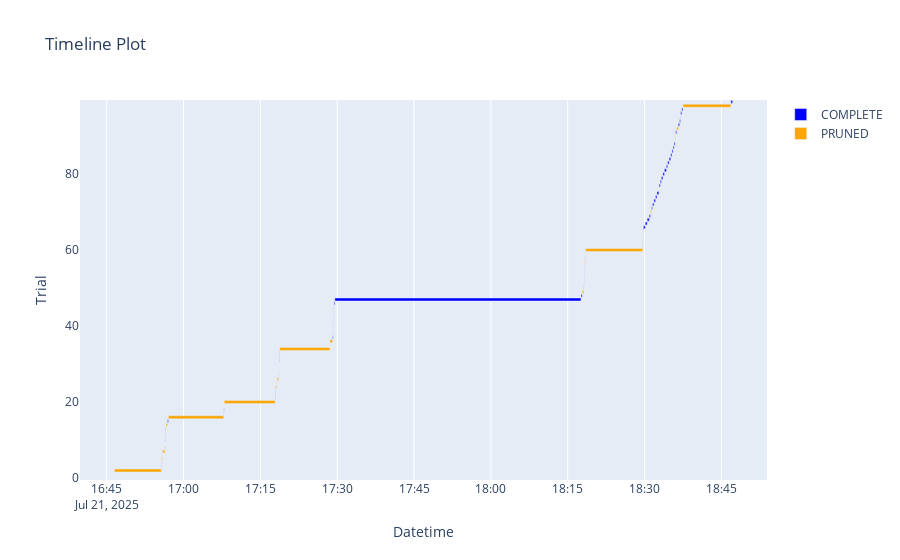

The cell this chart's notebook holds for it:
### Markdown cell above
Clustered shows off as the most important feature, with 96% of contribution.

### Code cell
plot_timeline(study_glm_bayesian)

### Figure 1 — Plotly figure (JSON) as saved in the notebook; plotly's stock layout.template omitted (floating-point values rounded to 4 significant figures)
{"data": [{"base": ["2025-07-21T16:55:39.872631", "2025-07-21T16:55:42.360383", "2025-07-21T16:56:24.491413", "2025-07-21T16:56:27.137151", "2025-07-21T16:56:29.319922", "2025-07-21T16:56:30.744324", "2025-07-21T16:56:51.517083", "2025-07-21T17:07:50.321666", "2025-07-21T17:07:52.054346", "2025-07-21T17:17:51.897369", "2025-07-21T17:17:54.703729", "2025-07-21T17:17:57.307461", "2025-07-21T17:18:31.966800", "2025-07-21T17:18:37.939511", "2025-07-21T17:18:40.727062", "2025-07-21T17:18:43.173731", "2025-07-21T17:29:04.990656", "2025-07-21T17:29:12.483081", "2025-07-21T17:29:13.972743", "2025-07-21T17:29:15.410188", "2025-07-21T17:29:16.924077", "2025-07-21T17:29:18.349986", "2025-07-21T17:29:19.559909", "2025-07-21T17:29:20.716749", "2025-07-21T17:29:21.888097", "2025-07-21T17:29:31.877116", "2025-07-21T18:17:35.905328", "2025-07-21T18:18:08.250545", "2025-07-21T18:18:10.117831", "2025-07-21T18:18:11.636657", "2025-07-21T18:18:12.925070", "2025-07-21T18:18:14.474123", "2025-07-21T18:18:16.007557", "2025-07-21T18:18:17.738627", "2025-07-21T18:18:26.867635", "2025-07-21T18:29:39.783254", "2025-07-21T18:29:41.140483", "2025-07-21T18:29:42.281214", "2025-07-21T18:29:43.583655", "2025-07-21T18:29:45.511994", "2025-07-21T18:29:47.151449", "2025-07-21T18:30:08.059090", "2025-07-21T18:30:30.860846", "2025-07-21T18:30:55.308804", "2025-07-21T18:31:23.226486", "2025-07-21T18:31:33.446080", "2025-07-21T18:31:49.958816", "2025-07-21T18:32:08.330676", "2025-07-21T18:32:25.522879", "2025-07-21T18:32:50.730260", "2025-07-21T18:33:04.005893", "2025-07-21T18:33:17.409852", "2025-07-21T18:33:35.448745", "2025-07-21T18:33:53.039158", "2025-07-21T18:34:16.130561", "2025-07-21T18:34:30.853538", "2025-07-21T18:34:48.193575", "2025-07-21T18:35:07.224366", "2025-07-21T18:35:21.067786", "2025-07-21T18:35:34.057771", "2025-07-21T18:35:46.286068", "2025-07-21T18:36:04.633513", "2025-07-21T18:36:34.887690", "2025-07-21T18:36:50.797132", "2025-07-21T18:37:02.009194", "2025-07-21T18:37:03.826069", "2025-07-21T18:37:16.132176", "2025-07-21T18:46:51.891613"], "hovertemplate": "%{text}<extra>COMPLETE</extra>", "marker": {"color": "blue"}, "name": "COMPLETE", "orientation": "h", "text": ["{<br>  \"number\": 3,<br>  \"values\": [<br>    14.61032851722954<br>  ],<br>  \"params\": {<br>    \"clusterer\": \"kmeans\",<br>    \"n_clusters\": 3,<br>    \"distribution\": \"gaussian\",<br>    \"link_gaussian\": \"log\"<br>  }<br>}", "{<br>  \"number\": 4,<br>  \"values\": [<br>    14.059412976865264<br>  ],<br>  \"params\": {<br>    \"clusterer\": \"kmeans\",<br>    \"n_clusters\": 8,<br>    \"distribution\": \"gaussian\",<br>    \"link_gaussian\": \"identity\"<br>  }<br>}", "{<br>  \"number\": 10,<br>  \"values\": [<br>    390830.16924616584<br>  ],<br>  \"params\": {<br>    \"clusterer\": \"kmeans\",<br>    \"n_clusters\": 25,<br>    \"distribution\": \"gaussian\",<br>    \"link_gaussian\": \"identity\"<br>  }<br>}", "{<br>  \"number\": 11,<br>  \"values\": [<br>    14.67944990307638<br>  ],<br>  \"params\": {<br>    \"clusterer\": \"kmeans\",<br>    \"n_clusters\": 2,<br>    \"distribution\": \"gaussian\",<br>    \"link_gaussian\": \"log\"<br>  }<br>}", "{<br>  \"number\": 12,<br>  \"values\": [<br>    1750.310257636515<br>  ],<br>  \"params\": {<br>    \"clusterer\": \"kmeans\",<br>    \"n_clusters\": 10,<br>    \"distribution\": \"gaussian\",<br>    \"link_gaussian\": \"identity\"<br>  }<br>}", "{<br>  \"number\": 13,<br>  \"values\": [<br>    15.745955909457695<br>  ],<br>  \"params\": {<br>    \"clusterer\": \"kmeans\",<br>    \"n_clusters\": 1,<br>    \"distribution\": \"gaussian\",<br>    \"link_gaussian\": \"log\"<br>  }<br>}", "{<br>  \"number\": 15,<br>  \"values\": [<br>    571662.0508434682<br>  ],<br>  \"params\": {<br>    \"clusterer\": \"birch\",<br>    \"n_clusters_birch\": 30,<br>    \"branching_factor\": 59,<br>    \"threshold\": 0.9470673520653783,<br>    \"distribution\": \"gaussian\",<br>    \"link_gaussian\": \"identity\"<br>  }<br>}", "{<br>  \"number\": 17,<br>  \"values\": [<br>    351036.72663670353<br>  ],<br>  \"params\": {<br>    \"clusterer\": \"kmeans\",<br>    \"n_clusters\": 14,<br>    \"distribution\": \"gaussian\",<br>    \"link_gaussian\": \"identity\"<br>  }<br>}", "{<br>  \"number\": 18,<br>  \"values\": [<br>    328.95209510665865<br>  ],<br>  \"params\": {<br>    \"clusterer\": \"kmeans\",<br>    \"n_clusters\": 6,<br>    \"distribution\": \"gaussian\",<br>    \"link_gaussian\": \"log\"<br>  }<br>}", "{<br>  \"number\": 21,<br>  \"values\": [<br>    15.745955909457695<br>  ],<br>  \"params\": {<br>    \"clusterer\": \"kmeans\",<br>    \"n_clusters\": 1,<br>    \"distribution\": \"gaussian\",<br>    \"link_gaussian\": \"log\"<br>  }<br>}", "{<br>  \"number\": 22,<br>  \"values\": [<br>    14.601927185816628<br>  ],<br>  \"params\": {<br>    \"clusterer\": \"kmeans\",<br>    \"n_clusters\": 4,<br>    \"distribution\": \"gaussian\",<br>    \"link_gaussian\": \"log\"<br>  }<br>}", "{<br>  \"number\": 23,<br>  \"values\": [<br>    328.95209510665865<br>  ],<br>  \"params\": {<br>    \"clusterer\": \"kmeans\",<br>    \"n_clusters\": 6,<br>    \"distribution\": \"gaussian\",<br>    \"link_gaussian\": \"log\"<br>  }<br>}", "{<br>  \"number\": 27,<br>  \"values\": [<br>    249.65385966616978<br>  ],<br>  \"params\": {<br>    \"clusterer\": \"kmeans\",<br>    \"n_clusters\": 5,<br>    \"distribution\": \"gaussian\",<br>    \"link_gaussian\": \"log\"<br>  }<br>}", "{<br>  \"number\": 31,<br>  \"values\": [<br>    15.745955909457695<br>  ],<br>  \"params\": {<br>    \"clusterer\": \"kmeans\",<br>    \"n_clusters\": 1,<br>    \"distribution\": \"gaussian\",<br>    \"link_gaussian\": \"log\"<br>  }<br>}", "{<br>  \"number\": 32,<br>  \"values\": [<br>    14.601927185816628<br>  ],<br>  \"params\": {<br>    \"clusterer\": \"kmeans\",<br>    \"n_clusters\": 4,<br>    \"distribution\": \"gaussian\",<br>    \"link_gaussian\": \"log\"<br>  }<br>}", "{<br>  \"number\": 33,<br>  \"values\": [<br>    249.65385966616978<br>  ],<br>  \"params\": {<br>    \"clusterer\": \"kmeans\",<br>    \"n_clusters\": 5,<br>    \"distribution\": \"gaussian\",<br>    \"link_gaussian\": \"log\"<br>  }<br>}", "{<br>  \"number\": 37,<br>  \"values\": [<br>    20.221999986045095<br>  ],<br>  \"params\": {<br>    \"clusterer\": \"bisecting_kmeans\",<br>    \"n_clusters_bkmeans\": 2,<br>    \"bisecting_strategy\": \"biggest_inertia\",<br>    \"distribution\": \"gamma\"<br>  }<br>}", "{<br>  \"number\": 38,<br>  \"values\": [<br>    14.059412976865264<br>  ],<br>  \"params\": {<br>    \"clusterer\": \"kmeans\",<br>    \"n_clusters\": 8,<br>    \"distribution\": \"gaussian\",<br>    \"link_gaussian\": \"identity\"<br>  }<br>}", "{<br>  \"number\": 40,<br>  \"values\": [<br>    16.356893537219765<br>  ],<br>  \"params\": {<br>    \"clusterer\": \"bisecting_kmeans\",<br>    \"n_clusters_bkmeans\": 5,<br>    \"bisecting_strategy\": \"largest_cluster\",<br>    \"distribution\": \"gaussian\",<br>    \"link_gaussian\": \"identity\"<br>  }<br>}", "{<br>  \"number\": 41,<br>  \"values\": [<br>    1750.5541136409217<br>  ],<br>  \"params\": {<br>    \"clusterer\": \"kmeans\",<br>    \"n_clusters\": 11,<br>    \"distribution\": \"gaussian\",<br>    \"link_gaussian\": \"identity\"<br>  }<br>}", "{<br>  \"number\": 42,<br>  \"values\": [<br>    14.627915924035866<br>  ],<br>  \"params\": {<br>    \"clusterer\": \"kmeans\",<br>    \"n_clusters\": 4,<br>    \"distribution\": \"gaussian\",<br>    \"link_gaussian\": \"identity\"<br>  }<br>}", "{<br>  \"number\": 43,<br>  \"values\": [<br>    14.268845092404415<br>  ],<br>  \"params\": {<br>    \"clusterer\": \"kmeans\",<br>    \"n_clusters\": 7,<br>    \"distribution\": \"gaussian\",<br>    \"link_gaussian\": \"identity\"<br>  }<br>}", "{<br>  \"number\": 44,<br>  \"values\": [<br>    14.268845092404415<br>  ],<br>  \"params\": {<br>    \"clusterer\": \"kmeans\",<br>    \"n_clusters\": 7,<br>    \"distribution\": \"gaussian\",<br>    \"link_gaussian\": \"identity\"<br>  }<br>}", "{<br>  \"number\": 45,<br>  \"values\": [<br>    14.268845092404415<br>  ],<br>  \"params\": {<br>    \"clusterer\": \"kmeans\",<br>    \"n_clusters\": 7,<br>    \"distribution\": \"gaussian\",<br>    \"link_gaussian\": \"identity\"<br>  }<br>}", "{<br>  \"number\": 46,<br>  \"values\": [<br>    945.1680686632991<br>  ],<br>  \"params\": {<br>    \"clusterer\": \"kmeans\",<br>    \"n_clusters\": 8,<br>    \"distribution\": \"gamma\"<br>  }<br>}", "{<br>  \"number\": 47,<br>  \"values\": [<br>    354026824830.53595<br>  ],<br>  \"params\": {<br>    \"clusterer\": \"affinity_propagation\",<br>    \"damping\": 0.7677988463149473,<br>    \"distribution\": \"gaussian\",<br>    \"link_gaussian\": \"identity\"<br>  }<br>}", "{<br>  \"number\": 48,<br>  \"values\": [<br>    50.73639770769499<br>  ],<br>  \"params\": {<br>    \"clusterer\": \"birch\",<br>    \"n_clusters_birch\": 14,<br>    \"branching_factor\": 990,<br>    \"threshold\": 0.5835806103105523,<br>    \"distribution\": \"gaussian\",<br>    \"link_gaussian\": \"identity\"<br>  }<br>}", "{<br>  \"number\": 50,<br>  \"values\": [<br>    351686.1275399241<br>  ],<br>  \"params\": {<br>    \"clusterer\": \"kmeans\",<br>    \"n_clusters\": 13,<br>    \"distribution\": \"gaussian\",<br>    \"link_gaussian\": \"identity\"<br>  }<br>}", "{<br>  \"number\": 51,<br>  \"values\": [<br>    14.268845092404415<br>  ],<br>  \"params\": {<br>    \"clusterer\": \"kmeans\",<br>    \"n_clusters\": 7,<br>    \"distribution\": \"gaussian\",<br>    \"link_gaussian\": \"identity\"<br>  }<br>}", "{<br>  \"number\": 52,<br>  \"values\": [<br>    14.268845092404415<br>  ],<br>  \"params\": {<br>    \"clusterer\": \"kmeans\",<br>    \"n_clusters\": 7,<br>    \"distribution\": \"gaussian\",<br>    \"link_gaussian\": \"identity\"<br>  }<br>}", "{<br>  \"number\": 53,<br>  \"values\": [<br>    1750.310257636515<br>  ],<br>  \"params\": {<br>    \"clusterer\": \"kmeans\",<br>    \"n_clusters\": 10,<br>    \"distribution\": \"gaussian\",<br>    \"link_gaussian\": \"identity\"<br>  }<br>}", "{<br>  \"number\": 54,<br>  \"values\": [<br>    14.059412976865264<br>  ],<br>  \"params\": {<br>    \"clusterer\": \"kmeans\",<br>    \"n_clusters\": 8,<br>    \"distribution\": \"gaussian\",<br>    \"link_gaussian\": \"identity\"<br>  }<br>}", "{<br>  \"number\": 55,<br>  \"values\": [<br>    543.3472045098839<br>  ],<br>  \"params\": {<br>    \"clusterer\": \"bisecting_kmeans\",<br>    \"n_clusters_bkmeans\": 11,<br>    \"bisecting_strategy\": \"biggest_inertia\",<br>    \"distribution\": \"gaussian\",<br>    \"link_gaussian\": \"identity\"<br>  }<br>}", "{<br>  \"number\": 56,<br>  \"values\": [<br>    1750.5549820858173<br>  ],<br>  \"params\": {<br>    \"clusterer\": \"kmeans\",<br>    \"n_clusters\": 9,<br>    \"distribution\": \"gaussian\",<br>    \"link_gaussian\": \"identity\"<br>  }<br>}", "{<br>  \"number\": 58,<br>  \"values\": [<br>    410156.6317113525<br>  ],<br>  \"params\": {<br>    \"clusterer\": \"kmeans\",<br>    \"n_clusters\": 30,<br>    \"distribution\": \"gaussian\",<br>    \"link_gaussian\": \"identity\"<br>  }<br>}", "{<br>  \"number\": 61,<br>  \"values\": [<br>    14.268845092404415<br>  ],<br>  \"params\": {<br>    \"clusterer\": \"kmeans\",<br>    \"n_clusters\": 7,<br>    \"distribution\": \"gaussian\",<br>    \"link_gaussian\": \"identity\"<br>  }<br>}", "{<br>  \"number\": 62,<br>  \"values\": [<br>    14.268845092404415<br>  ],<br>  \"params\": {<br>    \"clusterer\": \"kmeans\",<br>    \"n_clusters\": 7,<br>    \"distribution\": \"gaussian\",<br>    \"link_gaussian\": \"identity\"<br>  }<br>}", "{<br>  \"number\": 63,<br>  \"values\": [<br>    14.059412976865264<br>  ],<br>  \"params\": {<br>    \"clusterer\": \"kmeans\",<br>    \"n_clusters\": 8,<br>    \"distribution\": \"gaussian\",<br>    \"link_gaussian\": \"identity\"<br>  }<br>}", "{<br>  \"number\": 64,<br>  \"values\": [<br>    1750.5549820858173<br>  ],<br>  \"params\": {<br>    \"clusterer\": \"kmeans\",<br>    \"n_clusters\": 9,<br>    \"distribution\": \"gaussian\",<br>    \"link_gaussian\": \"identity\"<br>  }<br>}", "{<br>  \"number\": 65,<br>  \"values\": [<br>    1750.5541136409217<br>  ],<br>  \"params\": {<br>    \"clusterer\": \"kmeans\",<br>    \"n_clusters\": 11,<br>    \"distribution\": \"gaussian\",<br>    \"link_gaussian\": \"identity\"<br>  }<br>}", "{<br>  \"number\": 66,<br>  \"values\": [<br>    14.018414656307947<br>  ],<br>  \"params\": {<br>    \"clusterer\": \"birch\",<br>    \"n_clusters_birch\": 15,<br>    \"branching_factor\": 481,<br>    \"threshold\": 0.137861174129352,<br>    \"distribution\": \"gaussian\",<br>    \"link_gaussian\": \"identity\"<br>  }<br>}", "{<br>  \"number\": 67,<br>  \"values\": [<br>    13.967370634423776<br>  ],<br>  \"params\": {<br>    \"clusterer\": \"birch\",<br>    \"n_clusters_birch\": 14,<br>    \"branching_factor\": 497,<br>    \"threshold\": 0.12250126192004808,<br>    \"distribution\": \"gaussian\",<br>    \"link_gaussian\": \"identity\"<br>  }<br>}", "{<br>  \"number\": 68,<br>  \"values\": [<br>    14.27726211251382<br>  ],<br>  \"params\": {<br>    \"clusterer\": \"birch\",<br>    \"n_clusters_birch\": 14,<br>    \"branching_factor\": 535,<br>    \"threshold\": 0.1074009510036302,<br>    \"distribution\": \"gaussian\",<br>    \"link_gaussian\": \"identity\"<br>  }<br>}", "{<br>  \"number\": 69,<br>  \"values\": [<br>    69940.47230013089<br>  ],<br>  \"params\": {<br>    \"clusterer\": \"birch\",<br>    \"n_clusters_birch\": 19,<br>    \"branching_factor\": 358,<br>    \"threshold\": 0.3315442128508983,<br>    \"distribution\": \"gaussian\",<br>    \"link_gaussian\": \"identity\"<br>  }<br>}", "{<br>  \"number\": 71,<br>  \"values\": [<br>    338.8961379416185<br>  ],<br>  \"params\": {<br>    \"clusterer\": \"birch\",<br>    \"n_clusters_birch\": 21,<br>    \"branching_factor\": 318,<br>    \"threshold\": 0.7435661477146168,<br>    \"distribution\": \"gaussian\",<br>    \"link_gaussian\": \"identity\"<br>  }<br>}", "{<br>  \"number\": 72,<br>  \"values\": [<br>    13.766962899783099<br>  ],<br>  \"params\": {<br>    \"clusterer\": \"birch\",<br>    \"n_clusters_birch\": 10,<br>    \"branching_factor\": 696,<br>    \"threshold\": 0.24228438467138486,<br>    \"distribution\": \"gaussian\",<br>    \"link_gaussian\": \"identity\"<br>  }<br>}", "{<br>  \"number\": 73,<br>  \"values\": [<br>    13.730930291254326<br>  ],<br>  \"params\": {<br>    \"clusterer\": \"birch\",<br>    \"n_clusters_birch\": 10,<br>    \"branching_factor\": 700,<br>    \"threshold\": 0.18251719168858943,<br>    \"distribution\": \"gaussian\",<br>    \"link_gaussian\": \"identity\"<br>  }<br>}", "{<br>  \"number\": 74,<br>  \"values\": [<br>    14.18700623093597<br>  ],<br>  \"params\": {<br>    \"clusterer\": \"birch\",<br>    \"n_clusters_birch\": 11,<br>    \"branching_factor\": 705,<br>    \"threshold\": 0.2190027452670238,<br>    \"distribution\": \"gaussian\",<br>    \"link_gaussian\": \"identity\"<br>  }<br>}", "{<br>  \"number\": 75,<br>  \"values\": [<br>    14.38909685349907<br>  ],<br>  \"params\": {<br>    \"clusterer\": \"birch\",<br>    \"n_clusters_birch\": 8,<br>    \"branching_factor\": 689,<br>    \"threshold\": 0.11270839256433697,<br>    \"distribution\": \"gaussian\",<br>    \"link_gaussian\": \"identity\"<br>  }<br>}", "{<br>  \"number\": 77,<br>  \"values\": [<br>    13.792161836783938<br>  ],<br>  \"params\": {<br>    \"clusterer\": \"birch\",<br>    \"n_clusters_birch\": 13,<br>    \"branching_factor\": 621,<br>    \"threshold\": 0.40087993399596633,<br>    \"distribution\": \"gaussian\",<br>    \"link_gaussian\": \"identity\"<br>  }<br>}", "{<br>  \"number\": 78,<br>  \"values\": [<br>    1146072.0021355432<br>  ],<br>  \"params\": {<br>    \"clusterer\": \"birch\",<br>    \"n_clusters_birch\": 12,<br>    \"branching_factor\": 609,<br>    \"threshold\": 0.39470629259994655,<br>    \"distribution\": \"gaussian\",<br>    \"link_gaussian\": \"identity\"<br>  }<br>}", "{<br>  \"number\": 79,<br>  \"values\": [<br>    69912.09865934652<br>  ],<br>  \"params\": {<br>    \"clusterer\": \"birch\",<br>    \"n_clusters_birch\": 16,<br>    \"branching_factor\": 825,<br>    \"threshold\": 0.21101010475959403,<br>    \"distribution\": \"gaussian\",<br>    \"link_gaussian\": \"identity\"<br>  }<br>}", "{<br>  \"number\": 80,<br>  \"values\": [<br>    14.419061061337246<br>  ],<br>  \"params\": {<br>    \"clusterer\": \"birch\",<br>    \"n_clusters_birch\": 6,<br>    \"branching_factor\": 614,<br>    \"threshold\": 0.19799588127231185,<br>    \"distribution\": \"gaussian\",<br>    \"link_gaussian\": \"identity\"<br>  }<br>}", "{<br>  \"number\": 81,<br>  \"values\": [<br>    14.251708460805066<br>  ],<br>  \"params\": {<br>    \"clusterer\": \"birch\",<br>    \"n_clusters_birch\": 11,<br>    \"branching_factor\": 444,<br>    \"threshold\": 0.10685648442536132,<br>    \"distribution\": \"gaussian\",<br>    \"link_gaussian\": \"identity\"<br>  }<br>}", "{<br>  \"number\": 82,<br>  \"values\": [<br>    77904.26576516782<br>  ],<br>  \"params\": {<br>    \"clusterer\": \"birch\",<br>    \"n_clusters_birch\": 17,<br>    \"branching_factor\": 845,<br>    \"threshold\": 0.354429073737753,<br>    \"distribution\": \"gaussian\",<br>    \"link_gaussian\": \"identity\"<br>  }<br>}", "{<br>  \"number\": 83,<br>  \"values\": [<br>    14.29616105979692<br>  ],<br>  \"params\": {<br>    \"clusterer\": \"birch\",<br>    \"n_clusters_birch\": 13,<br>    \"branching_factor\": 604,<br>    \"threshold\": 0.22512376129243564,<br>    \"distribution\": \"gaussian\",<br>    \"link_gaussian\": \"identity\"<br>  }<br>}", "{<br>  \"number\": 84,<br>  \"values\": [<br>    14.305762519165238<br>  ],<br>  \"params\": {<br>    \"clusterer\": \"birch\",<br>    \"n_clusters_birch\": 8,<br>    \"branching_factor\": 469,<br>    \"threshold\": 0.18646853894115925,<br>    \"distribution\": \"gaussian\",<br>    \"link_gaussian\": \"identity\"<br>  }<br>}", "{<br>  \"number\": 85,<br>  \"values\": [<br>    13.814728414966478<br>  ],<br>  \"params\": {<br>    \"clusterer\": \"birch\",<br>    \"n_clusters_birch\": 9,<br>    \"branching_factor\": 802,<br>    \"threshold\": 0.4331124233127996,<br>    \"distribution\": \"gaussian\",<br>    \"link_gaussian\": \"identity\"<br>  }<br>}", "{<br>  \"number\": 86,<br>  \"values\": [<br>    13.99432570673093<br>  ],<br>  \"params\": {<br>    \"clusterer\": \"birch\",<br>    \"n_clusters_birch\": 9,<br>    \"branching_factor\": 815,<br>    \"threshold\": 0.4835467454099352,<br>    \"distribution\": \"gaussian\",<br>    \"link_gaussian\": \"identity\"<br>  }<br>}", "{<br>  \"number\": 87,<br>  \"values\": [<br>    14.450736136022478<br>  ],<br>  \"params\": {<br>    \"clusterer\": \"birch\",<br>    \"n_clusters_birch\": 9,<br>    \"branching_factor\": 803,<br>    \"threshold\": 0.5327505817432195,<br>    \"distribution\": \"gaussian\",<br>    \"link_gaussian\": \"identity\"<br>  }<br>}", "{<br>  \"number\": 88,<br>  \"values\": [<br>    14.728999422472636<br>  ],<br>  \"params\": {<br>    \"clusterer\": \"birch\",<br>    \"n_clusters_birch\": 6,<br>    \"branching_factor\": 760,<br>    \"threshold\": 0.4727985038010375,<br>    \"distribution\": \"gaussian\",<br>    \"link_gaussian\": \"identity\"<br>  }<br>}", "{<br>  \"number\": 91,<br>  \"values\": [<br>    14.44103011791393<br>  ],<br>  \"params\": {<br>    \"clusterer\": \"birch\",<br>    \"n_clusters_birch\": 8,<br>    \"branching_factor\": 766,<br>    \"threshold\": 0.5024080574352917,<br>    \"distribution\": \"gaussian\",<br>    \"link_gaussian\": \"identity\"<br>  }<br>}", "{<br>  \"number\": 93,<br>  \"values\": [<br>    14.457709147808659<br>  ],<br>  \"params\": {<br>    \"clusterer\": \"birch\",<br>    \"n_clusters_birch\": 12,<br>    \"branching_factor\": 884,<br>    \"threshold\": 0.2864967474473046,<br>    \"distribution\": \"gaussian\",<br>    \"link_gaussian\": \"identity\"<br>  }<br>}", "{<br>  \"number\": 94,<br>  \"values\": [<br>    50.25975352577714<br>  ],<br>  \"params\": {<br>    \"clusterer\": \"birch\",<br>    \"n_clusters_birch\": 14,<br>    \"branching_factor\": 679,<br>    \"threshold\": 0.6616821462360359,<br>    \"distribution\": \"gaussian\",<br>    \"link_gaussian\": \"identity\"<br>  }<br>}", "{<br>  \"number\": 95,<br>  \"values\": [<br>    342.88144536721575<br>  ],<br>  \"params\": {<br>    \"clusterer\": \"bisecting_kmeans\",<br>    \"n_clusters_bkmeans\": 11,<br>    \"bisecting_strategy\": \"largest_cluster\",<br>    \"distribution\": \"gaussian\",<br>    \"link_gaussian\": \"identity\"<br>  }<br>}", "{<br>  \"number\": 96,<br>  \"values\": [<br>    15.165120320019566<br>  ],<br>  \"params\": {<br>    \"clusterer\": \"birch\",<br>    \"n_clusters_birch\": 4,<br>    \"branching_factor\": 535,<br>    \"threshold\": 0.4326081040717082,<br>    \"distribution\": \"gaussian\",<br>    \"link_gaussian\": \"identity\"<br>  }<br>}", "{<br>  \"number\": 97,<br>  \"values\": [<br>    14.288886220819524<br>  ],<br>  \"params\": {<br>    \"clusterer\": \"birch\",<br>    \"n_clusters_birch\": 9,<br>    \"branching_factor\": 550,<br>    \"threshold\": 0.38258290355383856,<br>    \"distribution\": \"gaussian\",<br>    \"link_gaussian\": \"identity\"<br>  }<br>}", "{<br>  \"number\": 99,<br>  \"values\": [<br>    14.59272215349279<br>  ],<br>  \"params\": {<br>    \"clusterer\": \"birch\",<br>    \"n_clusters_birch\": 7,<br>    \"branching_factor\": 477,<br>    \"threshold\": 0.15986809618922343,<br>    \"distribution\": \"gaussian\",<br>    \"link_gaussian\": \"identity\"<br>  }<br>}"], "textposition": "none", "type": "bar", "x": [2440.0, 1248.0, 2634.0, 2169.0, 1407.0, 2904.0, 10810.0, 1720.0, 3156.0, 2793.0, 2427.0, 2858.0, 2558.0, 2756.0, 2435.0, 2462.0, 7478.0, 1318.0, 1177.0, 1502.0, 1245.0, 1197.0, 1145.0, 1160.0, 9967.0, 2884000.0, 13780.0, 1855.0, 1507.0, 1276.0, 1537.0, 1474.0, 1719.0, 1516.0, 2604.0, 1131.0, 1129.0, 1258.0, 1915.0, 1609.0, 20900.0, 22790.0, 24440.0, 14780.0, 10210.0, 16500.0, 18360.0, 17180.0, 22470.0, 13260.0, 13390.0, 18030.0, 17580.0, 23080.0, 14710.0, 17320.0, 19010.0, 13830.0, 12970.0, 12220.0, 12220.0, 12140.0, 15900.0, 11180.0, 1805.0, 12290.0, 13260.0, 20400.0], "y": [3, 4, 10, 11, 12, 13, 15, 17, 18, 21, 22, 23, 27, 31, 32, 33, 37, 38, 40, 41, 42, 43, 44, 45, 46, 47, 48, 50, 51, 52, 53, 54, 55, 56, 58, 61, 62, 63, 64, 65, 66, 67, 68, 69, 71, 72, 73, 74, 75, 77, 78, 79, 80, 81, 82, 83, 84, 85, 86, 87, 88, 91, 93, 94, 95, 96, 97, 99]}, {"base": ["2025-07-21T16:46:29.034623", "2025-07-21T16:46:29.236145", "2025-07-21T16:46:29.675323", "2025-07-21T16:55:43.620317", "2025-07-21T16:55:51.533476", "2025-07-21T16:55:54.547586", "2025-07-21T16:56:18.369074", "2025-07-21T16:56:24.381158", "2025-07-21T16:56:33.727337", "2025-07-21T16:57:02.335148", "2025-07-21T17:07:55.222778", "2025-07-21T17:07:55.841736", "2025-07-21T17:18:00.185700", "2025-07-21T17:18:11.720336", "2025-07-21T17:18:15.470147", "2025-07-21T17:18:34.535848", "2025-07-21T17:18:37.141180", "2025-07-21T17:18:37.406187", "2025-07-21T17:18:45.647504", "2025-07-21T17:28:33.660524", "2025-07-21T17:28:35.448905", "2025-07-21T17:29:13.812876", "2025-07-21T18:17:49.702635", "2025-07-21T18:18:19.267568", "2025-07-21T18:18:29.483827", "2025-07-21T18:18:29.808429", "2025-07-21T18:31:10.096379", "2025-07-21T18:32:48.004460", "2025-07-21T18:35:58.520588", "2025-07-21T18:36:00.551278", "2025-07-21T18:36:16.856189", "2025-07-21T18:37:29.402586"], "hovertemplate": "%{text}<extra>PRUNED</extra>", "marker": {"color": "orange"}, "name": "PRUNED", "orientation": "h", "text": ["{<br>  \"number\": 0,<br>  \"values\": null,<br>  \"params\": {<br>    \"clusterer\": \"kmeans\",<br>    \"n_clusters\": 8,<br>    \"distribution\": \"inverse_gaussian\",<br>    \"link_inverse_gaussian\": \"inverse_squared\"<br>  }<br>}", "{<br>  \"number\": 1,<br>  \"values\": null,<br>  \"params\": {<br>    \"clusterer\": \"bisecting_kmeans\",<br>    \"n_clusters_bkmeans\": 22,<br>    \"bisecting_strategy\": \"largest_cluster\",<br>    \"distribution\": \"inverse_gaussian\",<br>    \"link_inverse_gaussian\": \"inverse_squared\"<br>  }<br>}", "{<br>  \"number\": 2,<br>  \"values\": null,<br>  \"params\": {<br>    \"clusterer\": \"affinity_propagation\",<br>    \"damping\": 0.5751487595640441,<br>    \"distribution\": \"inverse_gaussian\",<br>    \"link_inverse_gaussian\": \"inverse_squared\"<br>  }<br>}", "{<br>  \"number\": 5,<br>  \"values\": null,<br>  \"params\": {<br>    \"clusterer\": \"birch\",<br>    \"n_clusters_birch\": 6,<br>    \"branching_factor\": 529,<br>    \"threshold\": 0.45904036074329313,<br>    \"distribution\": \"gamma\"<br>  }<br>}", "{<br>  \"number\": 6,<br>  \"values\": null,<br>  \"params\": {<br>    \"clusterer\": \"bisecting_kmeans\",<br>    \"n_clusters_bkmeans\": 30,<br>    \"bisecting_strategy\": \"biggest_inertia\",<br>    \"distribution\": \"gamma\"<br>  }<br>}", "{<br>  \"number\": 7,<br>  \"values\": null,<br>  \"params\": {<br>    \"clusterer\": \"mean_shift\",<br>    \"bandwidth\": 0.871978276992889,<br>    \"distribution\": \"gaussian\",<br>    \"link_gaussian\": \"log\"<br>  }<br>}", "{<br>  \"number\": 8,<br>  \"values\": null,<br>  \"params\": {<br>    \"clusterer\": \"bisecting_kmeans\",<br>    \"n_clusters_bkmeans\": 19,<br>    \"bisecting_strategy\": \"biggest_inertia\",<br>    \"distribution\": \"gamma\"<br>  }<br>}", "{<br>  \"number\": 9,<br>  \"values\": null,<br>  \"params\": {<br>    \"clusterer\": \"bisecting_kmeans\",<br>    \"n_clusters_bkmeans\": 23,<br>    \"bisecting_strategy\": \"largest_cluster\",<br>    \"distribution\": \"inverse_gaussian\",<br>    \"link_inverse_gaussian\": \"inverse_squared\"<br>  }<br>}", "{<br>  \"number\": 14,<br>  \"values\": null,<br>  \"params\": {<br>    \"clusterer\": \"mean_shift\",<br>    \"bandwidth\": 0.8006320355734017,<br>    \"distribution\": \"gaussian\",<br>    \"link_gaussian\": \"identity\"<br>  }<br>}", "{<br>  \"number\": 16,<br>  \"values\": null,<br>  \"params\": {<br>    \"clusterer\": \"affinity_propagation\",<br>    \"damping\": 0.99882822342149,<br>    \"distribution\": \"gaussian\",<br>    \"link_gaussian\": \"log\"<br>  }<br>}", "{<br>  \"number\": 19,<br>  \"values\": null,<br>  \"params\": {<br>    \"clusterer\": \"kmeans\",<br>    \"n_clusters\": 17,<br>    \"distribution\": \"gamma\"<br>  }<br>}", "{<br>  \"number\": 20,<br>  \"values\": null,<br>  \"params\": {<br>    \"clusterer\": \"affinity_propagation\",<br>    \"damping\": 0.9342043430547258,<br>    \"distribution\": \"gaussian\",<br>    \"link_gaussian\": \"identity\"<br>  }<br>}", "{<br>  \"number\": 24,<br>  \"values\": null,<br>  \"params\": {<br>    \"clusterer\": \"birch\",<br>    \"n_clusters_birch\": 23,<br>    \"branching_factor\": 994,<br>    \"threshold\": 0.14573247450545168,<br>    \"distribution\": \"gaussian\",<br>    \"link_gaussian\": \"log\"<br>  }<br>}", "{<br>  \"number\": 25,<br>  \"values\": null,<br>  \"params\": {<br>    \"clusterer\": \"kmeans\",<br>    \"n_clusters\": 12,<br>    \"distribution\": \"gaussian\",<br>    \"link_gaussian\": \"log\"<br>  }<br>}", "{<br>  \"number\": 26,<br>  \"values\": null,<br>  \"params\": {<br>    \"clusterer\": \"mean_shift\",<br>    \"bandwidth\": 0.8960398513553302,<br>    \"distribution\": \"gaussian\",<br>    \"link_gaussian\": \"identity\"<br>  }<br>}", "{<br>  \"number\": 28,<br>  \"values\": null,<br>  \"params\": {<br>    \"clusterer\": \"kmeans\",<br>    \"n_clusters\": 20,<br>    \"distribution\": \"gamma\"<br>  }<br>}", "{<br>  \"number\": 29,<br>  \"values\": null,<br>  \"params\": {<br>    \"clusterer\": \"kmeans\",<br>    \"n_clusters\": 4,<br>    \"distribution\": \"inverse_gaussian\",<br>    \"link_inverse_gaussian\": \"log\"<br>  }<br>}", "{<br>  \"number\": 30,<br>  \"values\": null,<br>  \"params\": {<br>    \"clusterer\": \"kmeans\",<br>    \"n_clusters\": 9,<br>    \"distribution\": \"inverse_gaussian\",<br>    \"link_inverse_gaussian\": \"log\"<br>  }<br>}", "{<br>  \"number\": 34,<br>  \"values\": null,<br>  \"params\": {<br>    \"clusterer\": \"affinity_propagation\",<br>    \"damping\": 0.5169033249994094,<br>    \"distribution\": \"gaussian\",<br>    \"link_gaussian\": \"log\"<br>  }<br>}", "{<br>  \"number\": 35,<br>  \"values\": null,<br>  \"params\": {<br>    \"clusterer\": \"birch\",<br>    \"n_clusters_birch\": 2,<br>    \"branching_factor\": 52,<br>    \"threshold\": 0.9987539529855741,<br>    \"distribution\": \"inverse_gaussian\",<br>    \"link_inverse_gaussian\": \"log\"<br>  }<br>}", "{<br>  \"number\": 36,<br>  \"values\": null,<br>  \"params\": {<br>    \"clusterer\": \"mean_shift\",<br>    \"bandwidth\": 0.8168293108827345,<br>    \"distribution\": \"gaussian\",<br>    \"link_gaussian\": \"log\"<br>  }<br>}", "{<br>  \"number\": 39,<br>  \"values\": null,<br>  \"params\": {<br>    \"clusterer\": \"kmeans\",<br>    \"n_clusters\": 8,<br>    \"distribution\": \"inverse_gaussian\",<br>    \"link_inverse_gaussian\": \"log\"<br>  }<br>}", "{<br>  \"number\": 49,<br>  \"values\": null,<br>  \"params\": {<br>    \"clusterer\": \"mean_shift\",<br>    \"bandwidth\": 0.8394400162786542,<br>    \"distribution\": \"gaussian\",<br>    \"link_gaussian\": \"identity\"<br>  }<br>}", "{<br>  \"number\": 57,<br>  \"values\": null,<br>  \"params\": {<br>    \"clusterer\": \"kmeans\",<br>    \"n_clusters\": 15,<br>    \"distribution\": \"gamma\"<br>  }<br>}", "{<br>  \"number\": 59,<br>  \"values\": null,<br>  \"params\": {<br>    \"clusterer\": \"kmeans\",<br>    \"n_clusters\": 10,<br>    \"distribution\": \"inverse_gaussian\",<br>    \"link_inverse_gaussian\": \"log\"<br>  }<br>}", "{<br>  \"number\": 60,<br>  \"values\": null,<br>  \"params\": {<br>    \"clusterer\": \"affinity_propagation\",<br>    \"damping\": 0.7280370218098163,<br>    \"distribution\": \"gaussian\",<br>    \"link_gaussian\": \"identity\"<br>  }<br>}", "{<br>  \"number\": 70,<br>  \"values\": null,<br>  \"params\": {<br>    \"clusterer\": \"birch\",<br>    \"n_clusters_birch\": 10,<br>    \"branching_factor\": 729,<br>    \"threshold\": 0.28426899895920377,<br>    \"distribution\": \"gamma\"<br>  }<br>}", "{<br>  \"number\": 76,<br>  \"values\": null,<br>  \"params\": {<br>    \"clusterer\": \"birch\",<br>    \"n_clusters_birch\": 16,<br>    \"branching_factor\": 421,<br>    \"threshold\": 0.27627738767879206,<br>    \"distribution\": \"inverse_gaussian\",<br>    \"link_inverse_gaussian\": \"inverse_squared\"<br>  }<br>}", "{<br>  \"number\": 89,<br>  \"values\": null,<br>  \"params\": {<br>    \"clusterer\": \"birch\",<br>    \"n_clusters_birch\": 13,<br>    \"branching_factor\": 913,<br>    \"threshold\": 0.591047949233746,<br>    \"distribution\": \"inverse_gaussian\",<br>    \"link_inverse_gaussian\": \"inverse_squared\"<br>  }<br>}", "{<br>  \"number\": 90,<br>  \"values\": null,<br>  \"params\": {<br>    \"clusterer\": \"birch\",<br>    \"n_clusters_birch\": 10,<br>    \"branching_factor\": 643,<br>    \"threshold\": 0.41698645920274047,<br>    \"distribution\": \"gamma\"<br>  }<br>}", "{<br>  \"number\": 92,<br>  \"values\": null,<br>  \"params\": {<br>    \"clusterer\": \"mean_shift\",<br>    \"bandwidth\": 0.8526478067685279,<br>    \"distribution\": \"gaussian\",<br>    \"link_gaussian\": \"identity\"<br>  }<br>}", "{<br>  \"number\": 98,<br>  \"values\": null,<br>  \"params\": {<br>    \"clusterer\": \"affinity_propagation\",<br>    \"damping\": 0.8356021604259831,<br>    \"distribution\": \"gaussian\",<br>    \"link_gaussian\": \"identity\"<br>  }<br>}"], "textposition": "none", "type": "bar", "x": [193.5, 423.3, 550200.0, 7904.0, 3006.0, 23810.0, 6004.0, 100.9, 17740.0, 648000.0, 611.6, 596000.0, 11530.0, 3732.0, 16450.0, 2595.0, 257.2, 523.4, 588000.0, 1780.0, 29530.0, 134.8, 18540.0, 7592.0, 316.8, 670000.0, 13120.0, 2718.0, 2022.0, 4074.0, 18020.0, 562400.0], "y": [0, 1, 2, 5, 6, 7, 8, 9, 14, 16, 19, 20, 24, 25, 26, 28, 29, 30, 34, 35, 36, 39, 49, 57, 59, 60, 70, 76, 89, 90, 92, 98]}], "layout": {"showlegend": true, "title": {"text": "Timeline Plot"}, "xaxis": {"title": {"text": "Datetime"}, "type": "date"}, "yaxis": {"title": {"text": "Trial"}}}}
